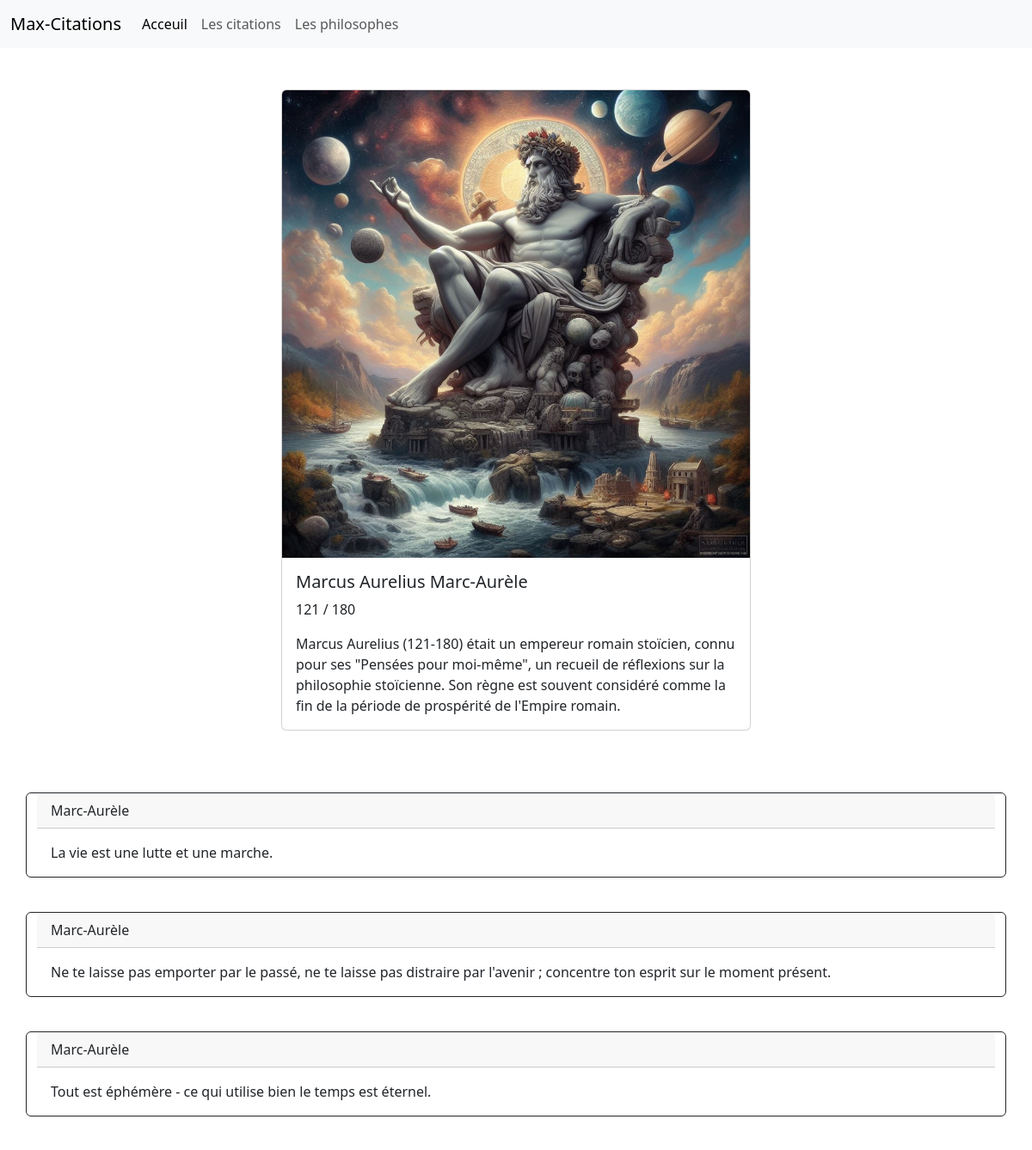
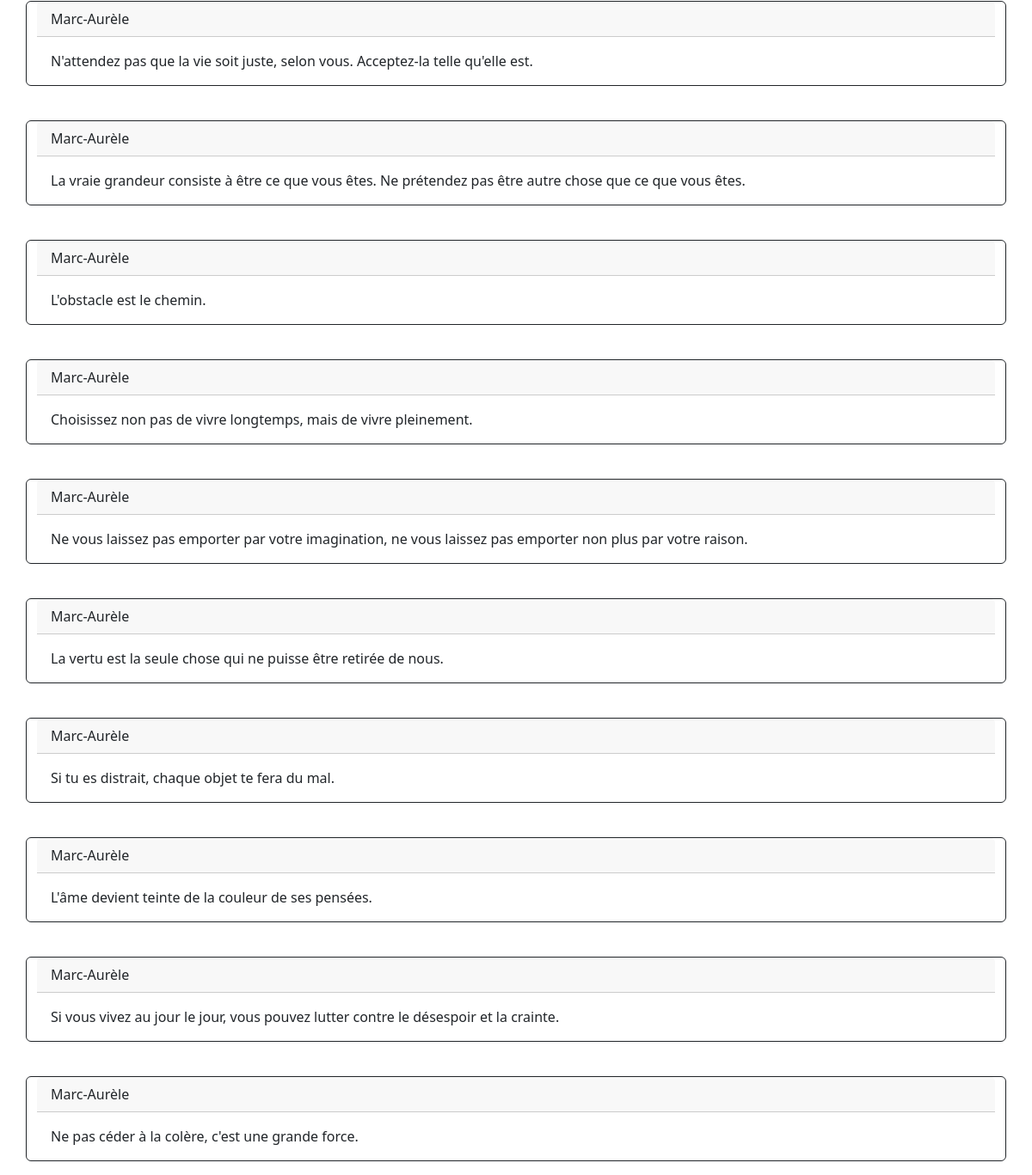
Screenshot of /detail.php?id=3 with the database file from the repository (2 pictures, top to bottom).
### tables this page shows
CREATE TABLE IF NOT EXISTS `auteur` (
  `id_auteur` int NOT NULL AUTO_INCREMENT,
  `nom` varchar(70) DEFAULT NULL,
  `prenom` varchar(25) NOT NULL,
  `description` text NOT NULL,
  `date_start` varchar(7) DEFAULT NULL,
  `date_end` varchar(10) DEFAULT NULL,
  `photo` varchar(50) DEFAULT NULL,
  PRIMARY KEY (`id_auteur`)
);

CREATE TABLE IF NOT EXISTS `citations` (
  `id_citations` int NOT NULL AUTO_INCREMENT,
  `citation` varchar(255) DEFAULT NULL,
  `année` date DEFAULT NULL,
  `id_auteur` int DEFAULT NULL,
  PRIMARY KEY (`id_citations`),
  KEY `id_auteur` (`id_auteur`)
);

### templates/details.html.php (the view, shortened to what this page needs)
<!DOCTYPE html>
<html lang="en">
<head>
    <link href="https://cdn.jsdelivr.net/npm/bootstrap@5.3.3/dist/css/bootstrap.min.css" rel="stylesheet">
</head>
<body>
    <?php require 'templates/inc.top.html.php' ?>
    <div class="container">
        <div class="row justify-content-center">
            <div class="col-12 col-md-6 my-5">
                <div class="card">
                    <img src="<?= $resultat_auteur['photo'] ?>" class="card-img-top" alt="...">
                    <div class="card-body">
                        <h5 class="card-title"><?= $resultat_auteur['prenom'] . ' ' . $resultat_auteur['nom'] ?></h5>
                        <p class="font-weight-bold"><?= $resultat_auteur['date_start'] . ' ' . '/' . ' ' . $resultat_auteur['date_end'] ?></p>
                        <p class="card-text"><?= $resultat_auteur['description'] ?></p>
                    </div>
                </div>
            </div>
            <?php foreach ($resultats_citations as $citations) : ?>
                <div class="card border-dark mb-3 my-4">
                    <div class="card-header"><?= $resultat_auteur['nom'] ?></div>
                    <div class="card-body">
                        <p class="card-text"><?= $citations['citation'] ?></p>
                    </div>
                </div>
            <?php endforeach ?>
        </div>
    </div>
</body>
</html>

### rows the page displays
auteur: photo (picture), prenom "Marcus Aurelius", nom "Marc-Aurèle", date_start "121", date_end "180", description "Marcus Aurelius (121-180) était un empereur romain stoïcien, connu pour ses \"Pensées pour moi-même\", un recueil de réflexions sur la philosophie stoïcienne. Son règne est souvent considéré comme la fin de la période de prospérité de l'Empire romain."
citations: id_auteur.nom "Marc-Aurèle", citation "La vie est une lutte et une marche."
citations: id_auteur.nom "Marc-Aurèle", citation "Ne te laisse pas emporter par le passé, ne te laisse pas distraire par l'avenir ; concentre ton esprit sur le moment présent."
citations: id_auteur.nom "Marc-Aurèle", citation "Tout est éphémère - ce qui utilise bien le temps est éternel."
citations: id_auteur.nom "Marc-Aurèle", citation "N'attendez pas que la vie soit juste, selon vous. Acceptez-la telle qu'elle est."
citations: id_auteur.nom "Marc-Aurèle", citation "La vraie grandeur consiste à être ce que vous êtes. Ne prétendez pas être autre chose que ce que vous êtes."
citations: id_auteur.nom "Marc-Aurèle", citation "L'obstacle est le chemin."
citations: id_auteur.nom "Marc-Aurèle", citation "Choisissez non pas de vivre longtemps, mais de vivre pleinement."
citations: id_auteur.nom "Marc-Aurèle", citation "Ne vous laissez pas emporter par votre imagination, ne vous laissez pas emporter non plus par votre raison."
citations: id_auteur.nom "Marc-Aurèle", citation "La vertu est la seule chose qui ne puisse être retirée de nous."
citations: id_auteur.nom "Marc-Aurèle", citation "Si tu es distrait, chaque objet te fera du mal."
citations: id_auteur.nom "Marc-Aurèle", citation "L'âme devient teinte de la couleur de ses pensées."
citations: id_auteur.nom "Marc-Aurèle", citation "Si vous vivez au jour le jour, vous pouvez lutter contre le désespoir et la crainte."
citations: id_auteur.nom "Marc-Aurèle", citation "Ne pas céder à la colère, c'est une grande force."
